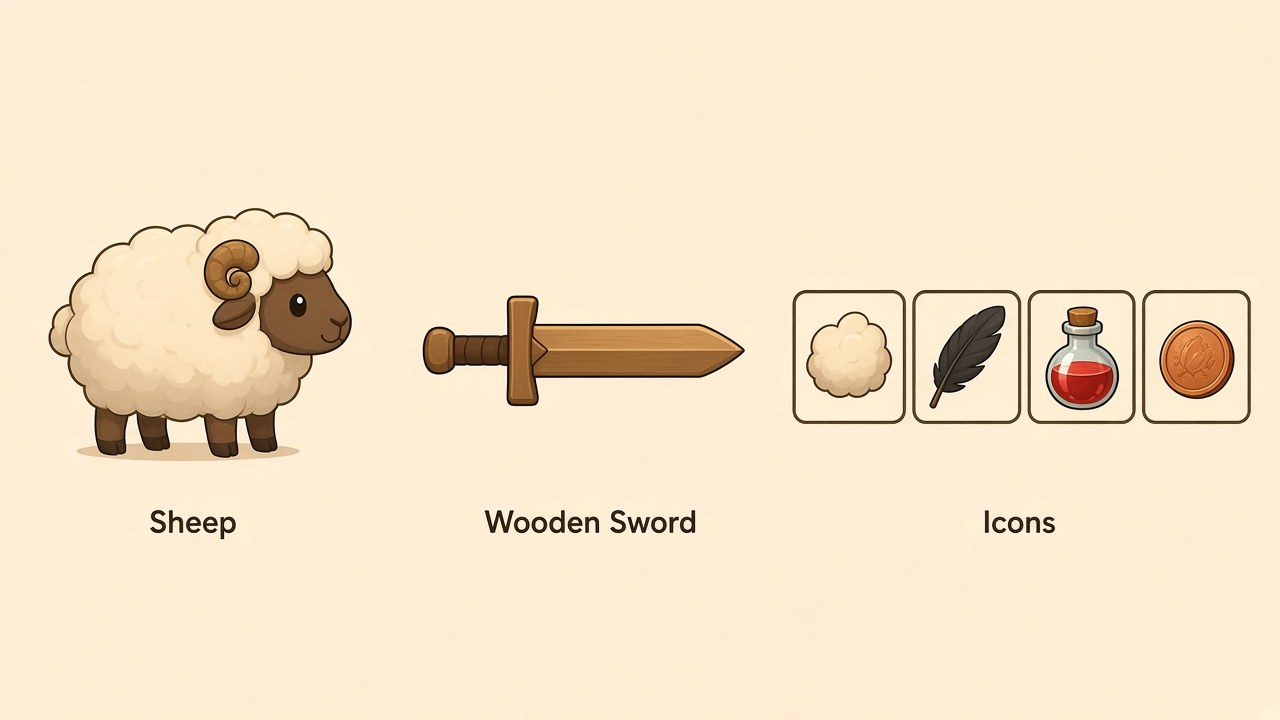
#> input picture art-direction/concepts/round1.jpg, 1280 x 720 px
$ python -i finish.py   (imports and definitions only)
#> lines starting #> are read from the running program, lines starting #| are printed output that depends on the picture
#!/usr/bin/env python3
"""Finish a PixelLab 2x sprite for Meadows: remove background, scale to exactly half.

Recipe (art-direction/README.md): generate at 2x game size with the
1-generation converter in faithful mode, then run this. No outline is added.

  python3 art-direction/tools/finish.py IN.png OUT.png [--tol 22] [--shadow-rows 8] [--leg-gaps 0.65]
  python3 art-direction/tools/finish.py --frames IN_0.png IN_1.png ... --out-dir DIR [--ref-from IDLE_2X.png]

Steps:
1. Background key (run twice, before and after step 2): the converter returns an opaque cream background. The
   background colour is the median border pixel; every pixel within `tol`
   (sum of RGB differences) that is connected to the border becomes
   transparent. Flood fill, so light colours inside the sprite (white hair,
   wool) survive. Keep `tol` low (about 22): hair leaks at 40.
2. Ground shadow: the concept sheets draw a pale shadow under the feet.
   Light pixels (RGB sum > 540) in the bottom `shadow-rows` rows of the
   sprite's bounding box are cleared. Use 0 for props and icons.
   Characters: --leg-gaps 0.65 also clears background pockets enclosed
   between the legs (low in the sprite only, so hair and wool are safe).
   Leave none: an animation spreads a leftover pocket into a smear.
3. Scale: with --height H the sprite is scaled to that height (animation
   frames, see to_height). Otherwise half scale: exact 2:1 Lanczos on premultiplied alpha (no colour fringes),
   which keeps the converter's own outline. Width and height must be even.
"""
import argparse
import sys
from collections import deque

from PIL import Image


# [9 lines left out: function ref_of, not called in this run]


def key_background(im, tol):
    im = im.convert("RGBA")
    return key_background_ref(im, ref_of(im), tol)


# [66 lines left out: functions key_background_ref, clear_shadow, clear_leg_gaps, not called in this run]


def half(im):
    if im.width % 2 or im.height % 2:
        sys.exit(f"size {im.size} is not even; generate at an even 2x size")
    return im.convert("RGBa").resize((im.width // 2, im.height // 2), Image.LANCZOS).convert("RGBA")


# [45 lines left out: functions to_height, finish, main, not called in this run]


# [2 lines not run here, left out]

>>> from PIL import Image
>>> picture = Image.open('../concepts/round1.jpg')
#> picture is the input picture: PIL image 1280x720 RGB; mean R, G, B 244.3, 226.5, 200.5
>>> result = half(picture)
#> in half, `return im.convert("RGBa").resize((im.width // 2, im.height // 2), Imag..`:
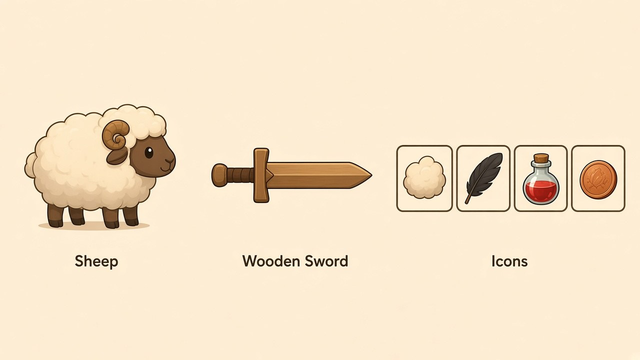
#> returned value: PIL image 640x360 RGBA; mean R, G, B, A 244.2, 226.5, 200.5, 255
